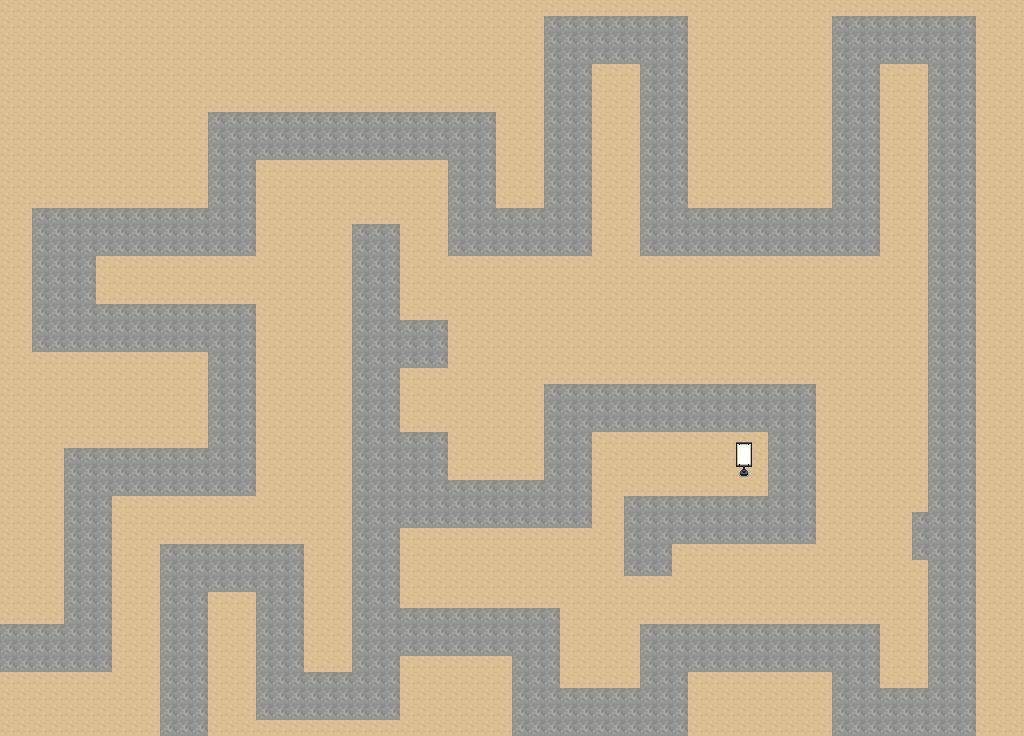

The image is a tile-based game level rendered from a .tmx file. Its description and source (layers, tilesets, objects; grid data summarised) follow:
An orthogonal 64x46 tile map with 16x16 px tiles, 2 tile layers (Calque de Tile 1, Calque 2).

<map version="1.0" tiledversion="1.0.2" orientation="orthogonal" renderorder="right-down" width="64" height="46" tilewidth="16" tileheight="16" nextobjectid="1">
 <tileset firstgid="1" source="pad.tsx" />
 <layer name="Calque de Tile 1" width="64" height="46">
  <data>[2944 cells, 2944 non-empty, 1 distinct tile ids]</data>
 </layer>
 <layer name="Calque 2" width="64" height="46">
  <data>[2944 cells, 1092 non-empty, 4 distinct tile ids]</data>
 </layer>
</map>
